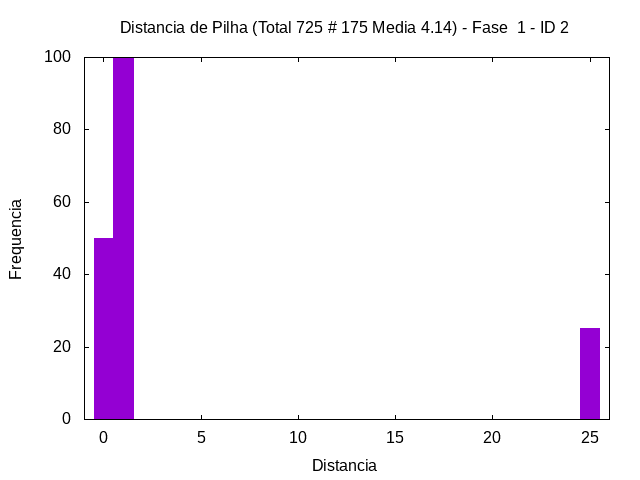

This chart was generated by the following gnuplot code:
set term png
set output "../out/mem/mult/-hist-1-2.png"
set style fill solid 1.0
set title "Distancia de Pilha (Total 725 # 175 Media 4.14) - Fase  1 - ID 2"
set xlabel "Distancia"
set ylabel "Frequencia"
plot [-1:26] "../out/mem/mult/-hist-1-2.gpdat" u 3:4 w boxes t ""
